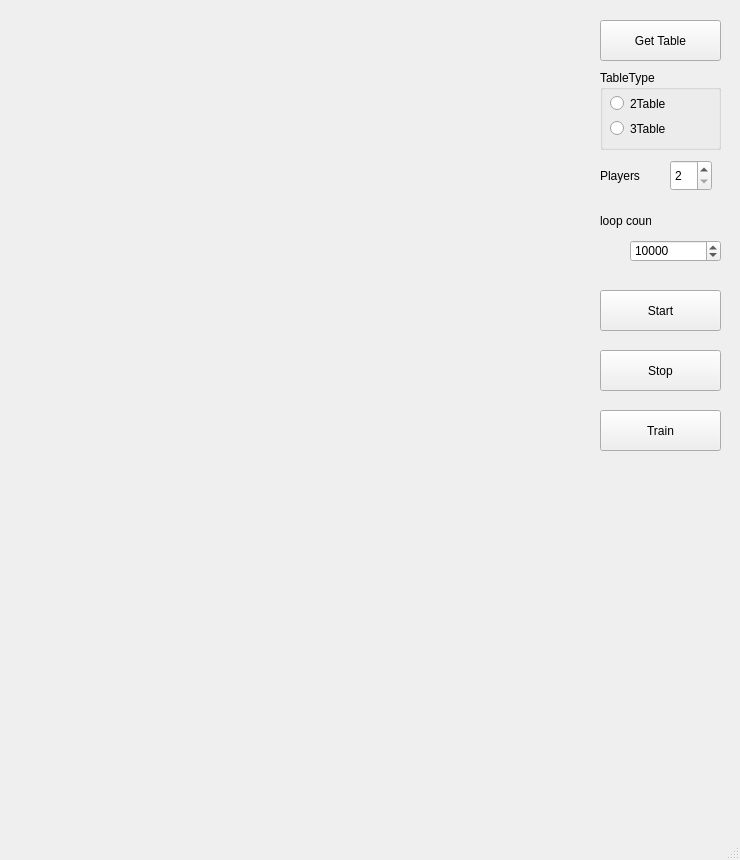
<?xml version="1.0" encoding="UTF-8"?>
<ui version="4.0">
 <class>MainWindow</class>
 <widget class="QMainWindow" name="MainWindow">
  <property name="geometry">
   <rect>
    <x>0</x>
    <y>0</y>
    <width>740</width>
    <height>860</height>
   </rect>
  </property>
  <property name="windowTitle">
   <string>MainWindow</string>
  </property>
  <widget class="QWidget" name="centralwidget">
   <widget class="QPushButton" name="button_start">
    <property name="geometry">
     <rect>
      <x>600</x>
      <y>290</y>
      <width>121</width>
      <height>41</height>
     </rect>
    </property>
    <property name="text">
     <string>Start</string>
    </property>
   </widget>
   <widget class="QLabel" name="label_tableImage">
    <property name="geometry">
     <rect>
      <x>5</x>
      <y>5</y>
      <width>540</width>
      <height>850</height>
     </rect>
    </property>
    <property name="text">
     <string/>
    </property>
   </widget>
   <widget class="QPushButton" name="button_train">
    <property name="geometry">
     <rect>
      <x>600</x>
      <y>410</y>
      <width>121</width>
      <height>41</height>
     </rect>
    </property>
    <property name="text">
     <string>Train</string>
    </property>
   </widget>
   <widget class="QPushButton" name="button_getTable">
    <property name="geometry">
     <rect>
      <x>600</x>
      <y>20</y>
      <width>121</width>
      <height>41</height>
     </rect>
    </property>
    <property name="text">
     <string>Get Table</string>
    </property>
   </widget>
   <widget class="QRadioButton" name="radio_tableType2">
    <property name="geometry">
     <rect>
      <x>610</x>
      <y>95</y>
      <width>82</width>
      <height>17</height>
     </rect>
    </property>
    <property name="text">
     <string>2Table</string>
    </property>
   </widget>
   <widget class="QRadioButton" name="radio_tableType3">
    <property name="geometry">
     <rect>
      <x>610</x>
      <y>120</y>
      <width>82</width>
      <height>17</height>
     </rect>
    </property>
    <property name="text">
     <string>3Table</string>
    </property>
   </widget>
   <widget class="QGroupBox" name="groupBox">
    <property name="geometry">
     <rect>
      <x>600</x>
      <y>70</y>
      <width>121</width>
      <height>80</height>
     </rect>
    </property>
    <property name="title">
     <string>TableType</string>
    </property>
   </widget>
   <widget class="QSpinBox" name="spinBox_playerCount">
    <property name="geometry">
     <rect>
      <x>670</x>
      <y>160</y>
      <width>42</width>
      <height>31</height>
     </rect>
    </property>
    <property name="minimum">
     <number>2</number>
    </property>
    <property name="maximum">
     <number>3</number>
    </property>
   </widget>
   <widget class="QLabel" name="label">
    <property name="geometry">
     <rect>
      <x>600</x>
      <y>165</y>
      <width>47</width>
      <height>21</height>
     </rect>
    </property>
    <property name="text">
     <string>Players</string>
    </property>
   </widget>
   <widget class="QPushButton" name="button_stop">
    <property name="geometry">
     <rect>
      <x>600</x>
      <y>350</y>
      <width>121</width>
      <height>41</height>
     </rect>
    </property>
    <property name="text">
     <string>Stop</string>
    </property>
   </widget>
   <widget class="QLabel" name="label_2">
    <property name="geometry">
     <rect>
      <x>600</x>
      <y>210</y>
      <width>51</width>
      <height>21</height>
     </rect>
    </property>
    <property name="text">
     <string>loop count</string>
    </property>
   </widget>
   <widget class="QSpinBox" name="spinBox_loopcount">
    <property name="geometry">
     <rect>
      <x>630</x>
      <y>240</y>
      <width>91</width>
      <height>22</height>
     </rect>
    </property>
    <property name="maximum">
     <number>20000</number>
    </property>
    <property name="value">
     <number>10000</number>
    </property>
   </widget>
   <zorder>groupBox</zorder>
   <zorder>button_start</zorder>
   <zorder>label_tableImage</zorder>
   <zorder>button_train</zorder>
   <zorder>button_getTable</zorder>
   <zorder>radio_tableType2</zorder>
   <zorder>radio_tableType3</zorder>
   <zorder>spinBox_playerCount</zorder>
   <zorder>label</zorder>
   <zorder>button_stop</zorder>
   <zorder>label_2</zorder>
   <zorder>spinBox_loopcount</zorder>
  </widget>
  <widget class="QStatusBar" name="statusbar"/>
 </widget>
 <resources/>
 <connections/>
</ui>
